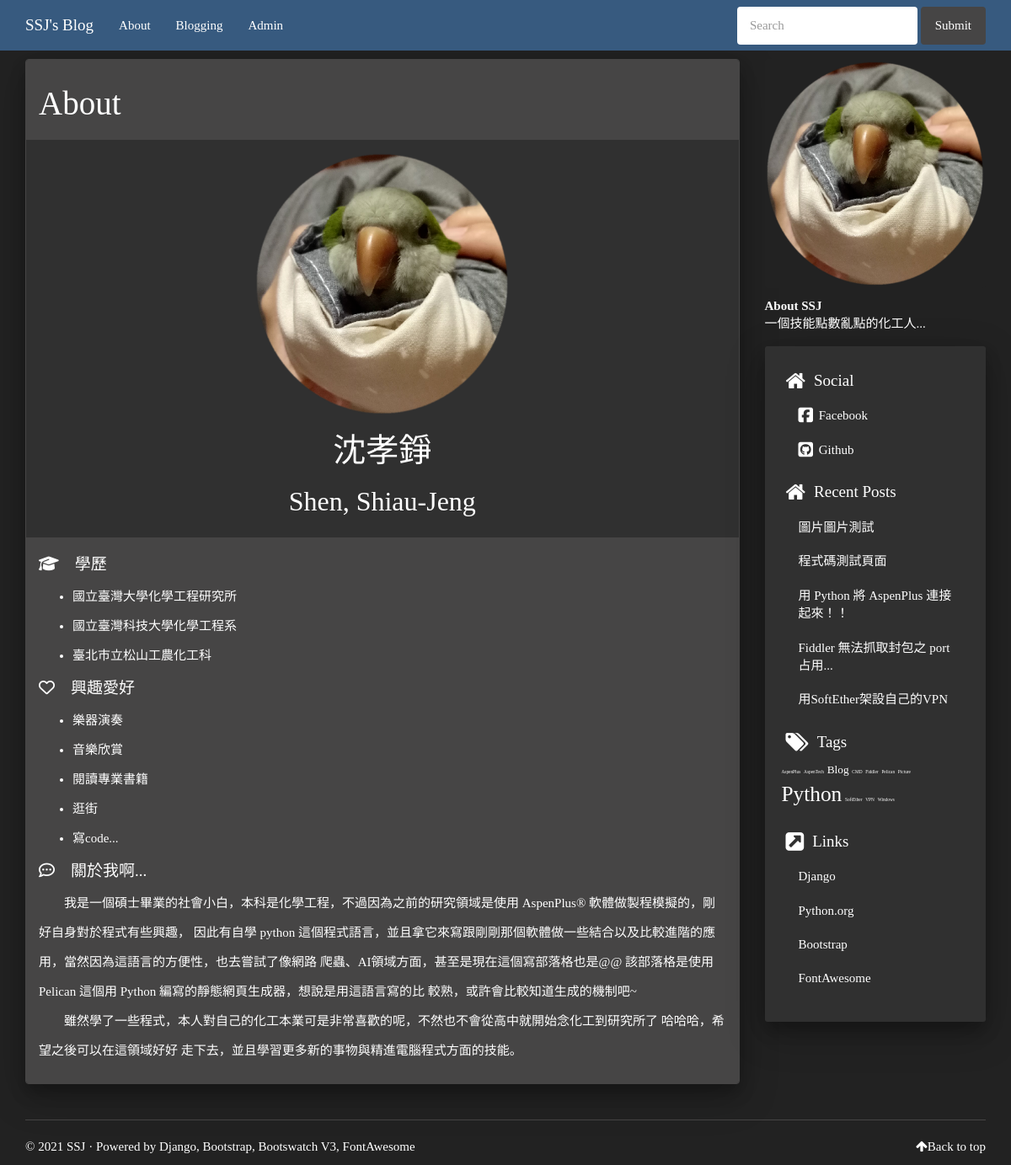
The page /about/ on the database its author committed.
### mysite/models.py (models this page shows, shortened)
class Articles(models.Model):
    title = models.CharField(max_length=200)
    slug = models.CharField(unique=True, max_length=200)
    abstract = models.CharField(max_length=200)
    pub_date = models.DateTimeField(default=timezone.now)
    tags = models.ManyToManyField(Tags)
    visible = models.BooleanField(default=False)
    series = models.ForeignKey(Series, on_delete=models.CASCADE, null=True, blank=True)
    body = RichTextField()
    class Meta:
        ordering = ('pub_date',)

class Tags(models.Model):
    name = models.CharField(unique=True, max_length=100)
    class Meta:
        ordering = ('name',)

### mysite/views.py (the view)
# urls.py: path('about/', views.aboutme)
def aboutme(request):
    recent_articles = recent_posts()
    tags_classified = tags_cloud()
    return render(request, 'aboutme.html', locals())

### mysite/views.py (called while the page is built)
def recent_posts(number=5):
    recent_articles = models.Articles.objects.filter(visible=True).order_by('-pub_date')[0:number]
    return recent_articles

### templates/aboutme.html (shortened to what this page needs)
{% extends 'base.html' %}
{% block content %}
    <div class="panel panel-default">
        <div class="panel-heading">
            <h1 class="entry-title">About</h1>
        </div>
        <div class="panel-body">
            {% load static %}
            <p align="center"><img src="{% static "img\avatar.png" %}" width="300"></p>
            <h1 align="Center"> 沈孝錚 </h1>
            <h2 align="Center">Shen, Shiau-Jeng</h2>
        </div>
        <div class="panel-footer">
            <h4><i class="fas fa-graduation-cap" aria-hidden="true"></i>　學歷</h4>
            <ul>
                <li>國立臺灣大學化學工程研究所</li>
                <li>國立臺灣科技大學化學工程系</li>
                <li>臺北市立松山工農化工科</li>
            </ul>
            <h4><i class="far fa-heart" aria-hidden="true"></i>　興趣愛好</h4>
            <ul>
                <li>樂器演奏</li>
                <li>音樂欣賞</li>
                <li>閱讀專業書籍</li>
                <li>逛街</li>
                <li>寫code...</li>
            </ul>
            <h4><i class="far fa-comment-dots" aria-hidden="true"></i>　關於我啊...</h4>
            <p>
                  我是一個碩士畢業的社會小白，本科是化學工程，不過因為之前的研究領域是使用 AspenPlus® 軟體做製程模擬的，剛好自身對於程式有些興趣，
                因此有自學 python 這個程式語言，並且拿它來寫跟剛剛那個軟體做一些結合以及比較進階的應用，當然因為這語言的方便性，也去嘗試了像網路
                爬蟲、AI領域方面，甚至是現在這個寫部落格也是@@ 該部落格是使用 Pelican 這個用 Python 編寫的靜態網頁生成器，想說是用這語言寫的比
                較熟，或許會比較知道生成的機制吧~<br>
                  雖然學了一些程式，本人對自己的化工本業可是非常喜歡的呢，不然也不會從高中就開始念化工到研究所了 哈哈哈，希望之後可以在這領域好好
                走下去，並且學習更多新的事物與精進電腦程式方面的技能。
            </p>
        </div>
    </div>
{% endblock %}

### templates/sidebar.html
{% load static %}
<aside>
    <div id="aboutme">
        <p>
            <img width="100%" class="img-thumbnail" src="{% static "img\avatar.png" %}"/>
        </p>
        <p>
            <strong>About SSJ</strong><br/>
            一個技能點數亂點的化工人...
        </p>
    </div>
    <section class="well well-sm">
        <ul class="list-group list-group-flush">
            <li class="list-group-item">
                <h4><i class="fa fa-home fa-lg"></i><span class="icon-label">Social</span></h4>
                <ul class="list-group" id="social">
                    <li class="list-group-item"><a href="https://www.facebook.com/profile.php?id=100002730226702"><i class="fa fa-facebook-square fa-lg"></i> Facebook</a></li>
                    <li class="list-group-item"><a href="https://github.com/Shen-SJ"><i class="fa fa-github-square fa-lg"></i> Github</a></li>
                </ul>
            </li>
            <li class="list-group-item">
                <h4><i class="fa fa-home fa-lg"></i><span class="icon-label">Recent Posts</span></h4>
                <ul class="list-group" id="recentposts">
                    {% for post in recent_articles %}
                        <li class="list-group-item"><a href="{% url 'article-url' post.slug %}">{{ post.title }}</a></li>
                    {% endfor %}
                </ul>
            </li>
            <li class="list-group-item">
                <a href="https://shen-sj.github.io/"><h4><i class="fa fa-tags fa-lg"></i><span class="icon-label">Tags</span></h4></a>
                <ul class="list-group list-inline tagcloud" id="tags">
                    {% for tag_name, tag_class in tags_classified.items %}
                        <li class="list-group-item tag-{{ tag_class }}"><a href="/">{{ tag_name }}</a></li>
                    {% endfor %}
                </ul>
            </li>
            <li class="list-group-item">
                <h4><i class="fa fa-external-link-square fa-lg"></i><span class="icon-label">Links</span></h4>
                <ul class="list-group" id="links">
                    <li class="list-group-item"><a href="https://www.djangoproject.com/" target="_blank">Django</a></li>
                    <li class="list-group-item"><a href="http://python.org/" target="_blank">Python.org</a></li>
                    <li class="list-group-item"><a href="http://getbootstrap.com" target="_blank">Bootstrap</a></li>
                    <li class="list-group-item"><a href="https://fontawesome.com/" target="_blank">FontAwesome</a></li>
                </ul>
            </li>
        </ul>
    </section>
</aside>

### static/css/style.css (style rules this page uses)
body { padding-top: 70px; }
#sidebar .list-group, #sidebar .list-group-item { background-color: transparent; }
.list-group-item > .list-group { margin-bottom: 0px; }
.list-group-item .list-group-item:last-child { padding-bottom: 0px; }
.list-group-item { border: none; }
.tag-0 { font-size: 19pt; }
.tag-3 { font-size: 10pt; }
.tag-6 { font-size: 4pt; }
#aboutme { padding-top: 0px; padding-bottom: 5px; -ms-word-break: normal; word-break: normal; }
#sidebar a { color: inherit; }
.icon-label { margin-left: 10px; }
#sidebar #social i { margin-right: 3px; }
a, a:hover { color: inherit; }
.tagcloud li { padding: 0px; }

### static/css/custom.css (style rules this page uses)
* { font-family: 'Noto Sans TC'; }
h1, h2, h3, h4, h5, h6, .h1, .h2, .h3, .h4, .h5, .h6 { font-family: 'Noto Sans TC'; }
.img-thumbnail { border: 0px solid #464545; }
div aside .well { box-shadow: rgba(0, 0, 0, 0.25) 0px 14px 45px, rgba(0, 0, 0, 0.22) 0px 10px 18px; }

### templates/aboutme.html (style rules this page uses)
div.panel-default { box-shadow: rgba(0, 0, 0, 0.25) 0px 14px 45px, rgba(0, 0, 0, 0.22) 0px 10px 18px }
div.panel-footer { line-height: 35px }

### rows shown on the page
Articles: title "圖片圖片測試"
Articles: title "程式碼測試頁面"
Articles: title "用 Python 將 AspenPlus 連接起來！！"
Articles: title "Fiddler 無法抓取封包之 port 占用..."
Articles: title "用SoftEther架設自己的VPN"
Tags: tags_classified "AspenPlus"
Tags: tags_classified "AspenTech"
Tags: tags_classified "Blog"
Tags: tags_classified "CMD"
Tags: tags_classified "Fiddler"
Tags: tags_classified "Pelican"
Tags: tags_classified "Picture"
Tags: tags_classified "Python"
Tags: tags_classified "SoftEther"
Tags: tags_classified "VPN"
Tags: tags_classified "Windows"
